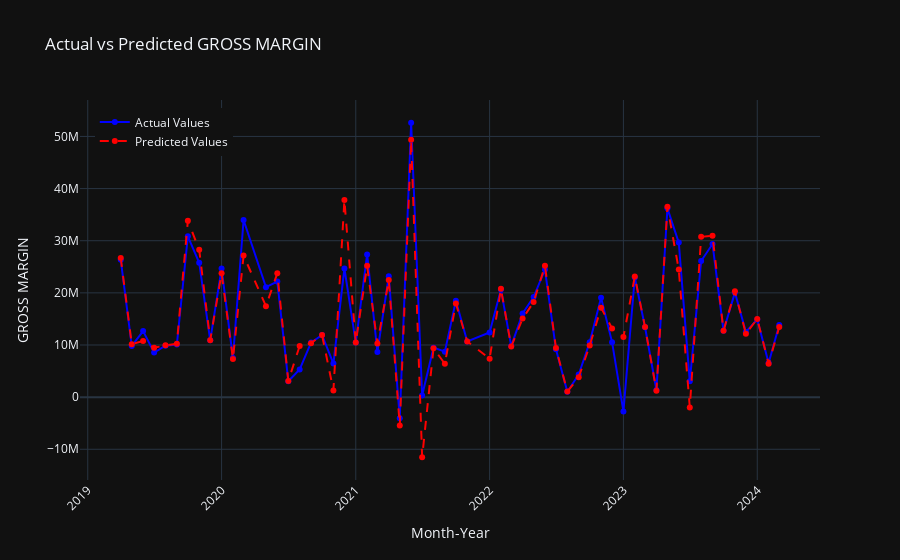

Write notebook code for a chart like this one.
### Code cell
#plotting actual vs predicted with date
import plotly.graph_objects as go

month_year = df[['YEAR', 'month_index']].iloc[-len(y_test):].reset_index(drop=True)
month_year['Month-Year'] = pd.to_datetime(month_year['YEAR'].astype(str) + '-' + month_year['month_index'].astype(str).str.zfill(2))
y_pred_series = pd.Series(y_pred).reset_index(drop=True)
# Create DataFrame
results_df = pd.DataFrame({
    'Month-Year': month_year['Month-Year'],
    'Actual': y_test.reset_index(drop=True),
    'Predicted': y_pred_series.reset_index(drop=True)
})

results_df = results_df.sort_values(by='Month-Year')
max_date = pd.Timestamp("2024-03-31")

# Filter the results
filtered_results_df = results_df[results_df['Month-Year'] <= max_date]
filtered_results_df = filtered_results_df.groupby('Month-Year').agg({'Actual': 'mean', 'Predicted': 'mean'}).reset_index()


fig = go.Figure()

#actual values
fig.add_trace(go.Scatter(
    x=filtered_results_df['Month-Year'],
    y=filtered_results_df['Actual'],
    mode='lines+markers',
    name='Actual Values',
    line=dict(color='blue')
))

#predicted values
fig.add_trace(go.Scatter(
    x=filtered_results_df['Month-Year'],
    y=filtered_results_df['Predicted'],
    mode='lines+markers',
    name='Predicted Values',
    line=dict(color='red', dash='dash')
))

fig.update_layout(
    title='Actual vs Predicted GROSS MARGIN',
    xaxis_title='Month-Year',
    yaxis_title='GROSS MARGIN',
    legend=dict(x=0.02, y=0.98),
    plot_bgcolor='rgba(0, 0, 0, 0)',
    template='plotly_dark',  
    xaxis_tickangle=-45  
)
fig.show()
